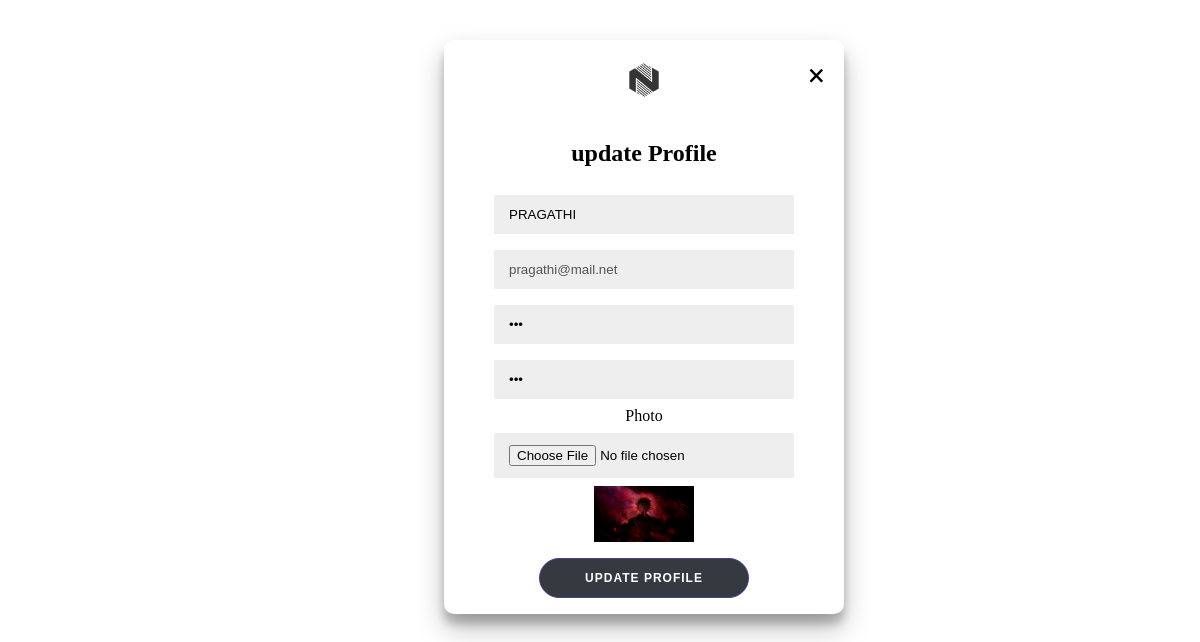
The page /updateprofile.php (signed in) on the database its author committed.
### tables this page shows
CREATE TABLE `users` (
  `userid` int(11) NOT NULL,
  `name` varchar(255) NOT NULL,
  `email` varchar(255) NOT NULL,
  `password` varchar(255) NOT NULL,
  `photo` varchar(255) DEFAULT 'temp.png',
  `instructor` int(10) DEFAULT NULL
);

### updateprofile.php (the view, shortened to what this page needs)
<?php
include 'config.php';
?>
<html lang="en">
<head>
    <link rel="stylesheet" href="css\updateprofile.css">
</head>
<body>
<div id="popup">
    <div class="container" id="container">
        <div class="form-container sign-in-container">
        <div onclick="location.href='myc.php'" id="btn" style="float: right;margin-top: 20px;margin-right: 20px;font-size: 20px;position: relative;" >&#x1F5D9</div>
            <form action="" method="POST" enctype="multipart/form-data">
            <img onclick="location.href='index.php'"src="logo.png" class="logo">
                <h2>update Profile </h2>
                <?php
        $sql = "SELECT * FROM users WHERE userid='{$_SESSION["userid"]}'";
        $result = mysqli_query($conn, $sql);
        if (mysqli_num_rows($result) > 0) {
            while ($row = mysqli_fetch_assoc($result)) {
            ?>
                <div class="inputBox " >
                            <input type="text" id="name" name="name" placeholder="Full Name" value="<?php echo $row['name']; ?>" required>
                        </div>
                        <div class="inputBox">
                            <input type="email" id="email" name="email" placeholder="Email Address" value="<?php echo $row['email']; ?>" disabled required>
                        </div>
                        <div class="inputBox">
                            <input type="password" id="password" name="password" placeholder="Password" value="<?php echo $row['password']; ?>" required>
                        </div>
                        <div class="inputBox">
                            <input type="password" id="cpassword" name="cpassword" placeholder="Confirm Password" value="<?php echo $row['password']; ?>" required>
                        </div>
                        <div class="inputBox">
                        <label for="photo">Photo</label>
                        <input type="file" accept="image/*" id="photo" name="photo" required>
                    </div>
                    <img style="margin: inherit;" src="uploads/<?php echo $row["photo"]; ?>" width="100px" height="auto" alt="">
                <div>
                <button type="submit" name="submit" class="btn">Update Profile</button>
                </div>
                <?php
                }
            }
            ?>
            </form>
        </div>
    </div>
</body>
</html>

### css/updateprofile.css (style rules this page uses)
* { box-sizing: border-box; }
.logo { width: 80px; height: 80px; }
h2 { text-align: center; }
body { background: transparent; }
button { border-radius: 20px; border: 1px solid #4C3F91; background-color: #343a40; color: #FFFFFF; font-size: 12px; font-weight: bold; padding: 12px 45px; letter-spacing: 1px; text-transform: uppercase; transition: transform 80ms ease-in; }
form { background-color: #FFFFFF; display: block; align-items: center; justify-content: center; flex-direction: column; padding: 0 50px; height: 100%; text-align: center; }
input { background-color: #eee; border: none; padding: 12px 15px; margin: 8px 0; width: 100%; }
.container { background-color: rgb(255, 255, 255); border-radius: 10px; box-shadow: 0 14px 28px rgba(0,0,0,0.25), 0 10px 10px rgba(0,0,0,0.22); overflow: hidden; text-align: center; width: 400px; max-width: 100%; min-height: auto; position: fixed; top: 5%; left: 37%; }
.form-container { height: 100%; transition: all 0.6s ease-in-out; }
.sign-in-container { z-index: 2; }

### rows shown on the page
users: name "PRAGATHI", email "pragathi@mail.net", photo (picture)
